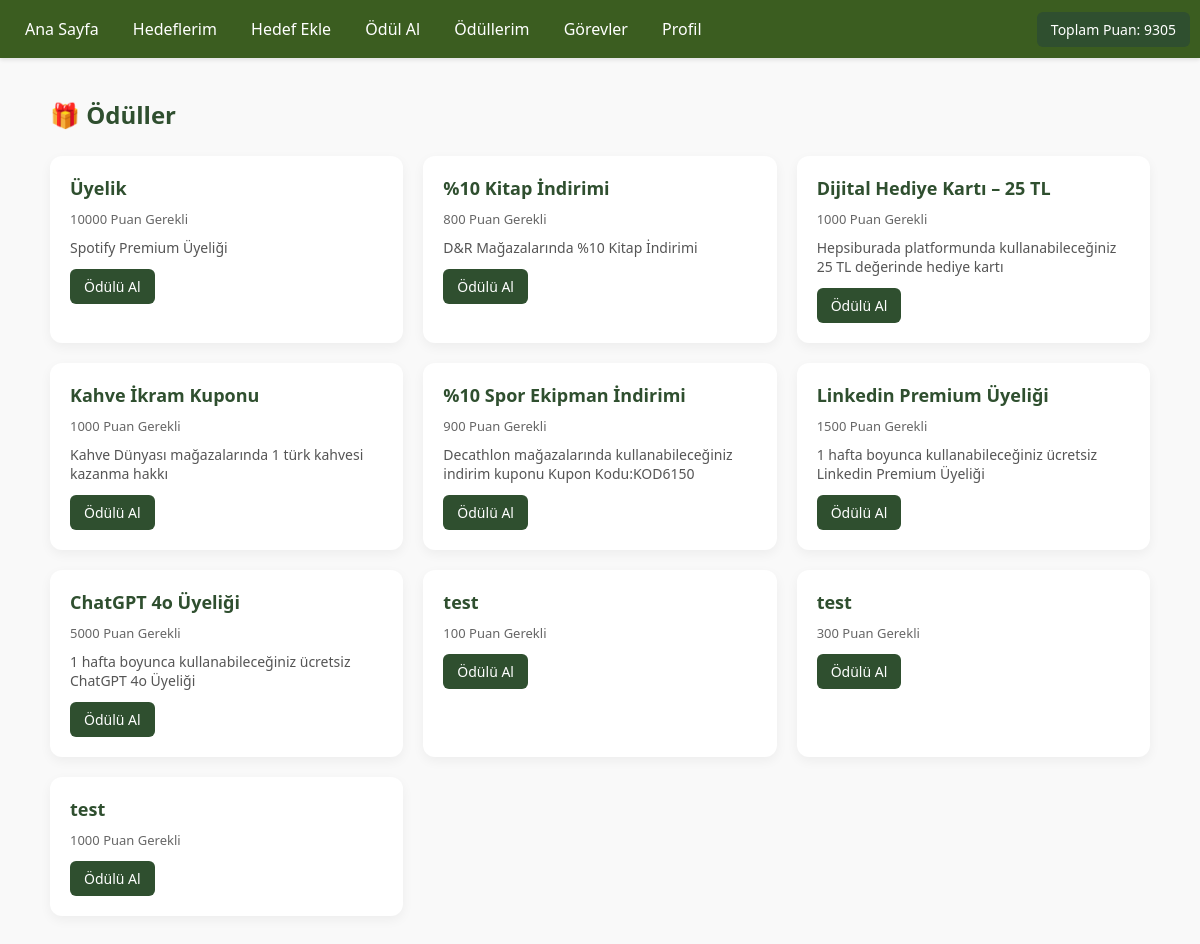
Page /accounts/rewards/ (signed in) on the committed database.
### accounts/models.py (models this page shows, shortened)
class Profile(models.Model):
    user = models.OneToOneField(User, on_delete=models.CASCADE)
    points = models.IntegerField(default=0)
    last_login_bonus = models.DateField(null=True, blank=True)
    daily_bonus_claimed = models.DateField(null=True, blank=True)

class Reward(models.Model):
    name = models.CharField(max_length=255)  # Ödülün adı
    description = models.TextField(blank=True, null=True)  # Ödül açıklaması
    points_required = models.IntegerField()  # Ödülü almak için gereken puan

### accounts/views.py (the view)
# urls.py: path('rewards/', views.reward_list, name='reward_list'),
@login_required
def reward_list(request):
    rewards = Reward.objects.all()
    return render(request, 'accounts/reward_list.html', {'rewards': rewards})

### accounts/templates/accounts/reward_list.html (shortened to what this page needs)
{% load static %}
<!DOCTYPE html>
<html lang="tr">
<head>
</head>
<body>
    <div class="navbar">
        <div>
            <a href="{% url 'home' %}">Ana Sayfa</a>
            <a href="{% url 'goal_list' %}">Hedeflerim</a>
            <a href="{% url 'add_goal' %}">Hedef Ekle</a>
            <a href="{% url 'reward_list' %}">Ödül Al</a>
            <a href="{% url 'my_rewards' %}">Ödüllerim</a>
            <a href="{% url 'task_pool' %}">Görevler</a>
            <a href="{% url 'profile' %}">Profil</a>
        </div>
        <div>
            <span class="btn">Toplam Puan: {{ user.profile.points }}</span>
        </div>
    </div>
    <div class="container">
        <h2>🎁 Ödüller</h2>
        {% if rewards %}
        <div class="rewards-grid">
            {% for reward in rewards %}
            <div class="reward-card">
                <div class="reward-title">{{ reward.name }}</div>
                <div class="points">{{ reward.points_required }} Puan Gerekli</div>
                <div class="reward-description">{{ reward.description }}</div>
                <a href="{% url 'redeem_reward' reward.id %}" class="btn">Ödülü Al</a>
            </div>
            {% endfor %}
        </div>
        {% else %}
        <div class="no-rewards">Henüz ödül bulunmamaktadır.</div>
        {% endif %}
    </div>
</body>
</html>

### accounts/templates/accounts/reward_list.html (style rules this page uses)
body { font-family: 'Segoe UI', Tahoma, Geneva, Verdana, sans-serif; margin: 0; background-color: #f9f9f9; }
.navbar { padding: 0px 10px; background-color: #3b5d20; color: white; display: flex; justify-content: space-between; align-items: center; box-shadow: 0 2px 4px rgba(0, 0, 0, 0.1); height: 58px; }
.navbar a { color: white; text-decoration: none; margin: 0 15px; font-weight: 500; }
.container { max-width: 1100px; margin: 40px auto; padding: 0 20px; }
h2 { color: #2f4f2f; margin-bottom: 25px; }
.rewards-grid { display: grid; grid-template-columns: repeat(auto-fill, minmax(280px, 1fr)); gap: 20px; }
.reward-card { background-color: white; padding: 20px; border-radius: 12px; box-shadow: 0 4px 12px rgba(0, 0, 0, 0.05); transition: transform 0.2s ease, box-shadow 0.2s ease; }
.reward-title { font-size: 18px; font-weight: bold; margin-bottom: 10px; color: #2f4f2f; }
.reward-description { font-size: 14px; color: #555; margin-bottom: 12px; }
.points { font-size: 13px; color: #666; margin-bottom: 10px; }
.btn { background-color: #2f4f2f; color: white; padding: 8px 14px; border-radius: 6px; text-decoration: none; font-size: 14px; display: inline-block; }

### rows in the picture
Reward: name "Üyelik", points_required "10000", description "Spotify Premium Üyeliği"
Reward: name "%10 Kitap İndirimi", points_required "800", description "D&R Mağazalarında %10 Kitap İndirimi"
Reward: name "Dijital Hediye Kartı – 25 TL", points_required "1000", description "Hepsiburada platformunda kullanabileceğiniz 25 TL değerinde hediye kartı"
Reward: name "Kahve İkram Kuponu", points_required "1000", description "Kahve Dünyası mağazalarında 1 türk kahvesi kazanma hakkı"
Reward: name "%10 Spor Ekipman İndirimi", points_required "900", description "Decathlon mağazalarında kullanabileceğiniz indirim kuponu Kupon Kodu:KOD6150"
Reward: name "Linkedin Premium Üyeliği", points_required "1500", description "1 hafta boyunca kullanabileceğiniz ücretsiz Linkedin Premium Üyeliği"
Reward: name "ChatGPT 4o Üyeliği", points_required "5000", description "1 hafta boyunca kullanabileceğiniz ücretsiz ChatGPT 4o Üyeliği"
Reward: name "test", points_required "100"
Reward: name "test", points_required "300"
Reward: name "test", points_required "1000"

### other values in the picture
{{ user.profile.points }} "9305"
